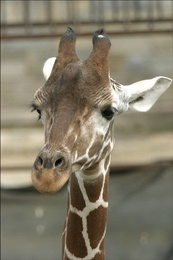
%> input picture giraffe1/giraffe1.jpg, 173 x 260 px, shrunk from 300 x 450 before the run; its folder holds only this picture in this run
$ octave Demo_W2RPCA.m   (GNU Octave 9; MATLAB toolbox functions it lacks are replaced by stand-ins)
%> lines starting %> are read from the running program, lines starting %| are printed output that depends on the picture
### csnr.m
function s=csnr(A,B,row,col) %合成图，原图，0，0

[n,m,ch]=size(A);

if ch==1
   e=A-B;
   e=e(row+1:n-row,col+1:m-col);
   me=mean(mean(e.^2));
   s=10*log10(255^2/me);
else
   e=A-B;
   e=e(row+1:n-row,col+1:m-col,:);
   e1=e(:,:,1);e2=e(:,:,2);e3=e(:,:,3);
   me1=mean(mean(e1.^2));
   me2=mean(mean(e2.^2));
   me3=mean(mean(e3.^2));
   mse=(me1+me2+me3)/3;
   s  = 10*log10(255^2/mse);
%    s(1)=10*log10(255^2/me1);
%    s(2)=10*log10(255^2/me2);
%    s(3)=10*log10(255^2/me3);
end


return;

### cal_ssim.m
function ssim  =  cal_ssim( im1, im2, b_row, b_col ) %合成图，原图，0，0

[h w ch]  =  size( im1 );
ssim  = 0;
if ch==1
    ssim   = ssim_index( im1(b_row+1:h-b_row, b_col+1:w-b_col), im2( b_row+1:h-b_row, b_col+1:w-b_col) );
else
    for i = 1:ch
        ssim   = ssim + ssim_index( im1(b_row+1:h-b_row, b_col+1:w-b_col, i), im2( b_row+1:h-b_row, b_col+1:w-b_col, i) );
    end
    ssim   =  ssim/3;
end
return;


function [mssim, ssim_map] = ssim_index(img1, img2, K, window, L)

%========================================================================
%SSIM Index, Version 1.0
%Copyright(c) 2003 Zhou Wang
%All Rights Reserved.
%
%The author was with Howard Hughes Medical Institute, and Laboratory
%for Computational Vision at Center for Neural Science and Courant
%Institute of Mathematical Sciences, New York University, USA. He is
%currently with Department of Electrical and Computer Engineering,
%University of Waterloo, Canada.
%
%----------------------------------------------------------------------
%Permission to use, copy, or modify this software and its documentation
%for educational and research purposes only and without fee is hereby
%granted, provided that this copyright notice and the original authors'
%names appear on all copies and supporting documentation. This program
%shall not be used, rewritten, or adapted as the basis of a commercial
%software or hardware product without first obtaining permission of the
%authors. The authors make no representations about the suitability of
%this software for any purpose. It is provided "as is" without express
%or implied warranty.
%----------------------------------------------------------------------
%
%This is an implementation of the algorithm for calculating the
%Structural SIMilarity (SSIM) index between two images. Please refer
%to the following paper:
%
%Z. Wang, A. C. Bovik, H. R. Sheikh, and E. P. Simoncelli, "Image
%quality assessment: From error measurement to structural similarity"
%IEEE Transactios on Image Processing, vol. 13, no. 4, Apr. 2004.
%
%Kindly report any suggestions or corrections to zhouwang@ieee.org
%
%----------------------------------------------------------------------
%
%Input : (1) img1: the first image being compared
%        (2) img2: the second image being compared
%        (3) K: constants in the SSIM index formula (see the above
%            reference). defualt value: K = [0.01 0.03]
%        (4) window: local window for statistics (see the above
%            reference). default widnow is Gaussian given by
%            window = fspecial('gaussian', 11, 1.5);
%        (5) L: dynamic range of the images. default: L = 255
%
%Output: (1) mssim: the mean SSIM index value between 2 images.
%            If one of the images being compared is regarded as
%            perfect quality, then mssim can be considered as the
%            quality measure of the other image.
%            If img1 = img2, then mssim = 1.
%        (2) ssim_map: the SSIM index map of the test image. The map
%            has a smaller size than the input images. The actual size:
%            size(img1) - size(window) + 1.
%
%Default Usage:
%   Given 2 test images img1 and img2, whose dynamic range is 0-255
%
%   [mssim ssim_map] = ssim_index(img1, img2);
%
%Advanced Usage:
%   User defined parameters. For example
%
%   K = [0.05 0.05];
%   window = ones(8);
%   L = 100;
%   [mssim ssim_map] = ssim_index(img1, img2, K, window, L);
%
%See the results:
%
%   mssim                        %Gives the mssim value
%   imshow(max(0, ssim_map).^4)  %Shows the SSIM index map
%
%========================================================================


if (nargin < 2 | nargin > 5)
   mssim = -Inf;
   ssim_map = -Inf;
   return;
end

if (size(img1) ~= size(img2))
   mssim = -Inf;
   ssim_map = -Inf;
   return;
end

[M N] = size(img1);

if (nargin == 2)
   if ((M < 11) | (N < 11))
	   mssim = -Inf;
	   ssim_map = -Inf;
      return
   end
   window = fspecial('gaussian', 11, 1.5);	%
   K(1) = 0.01;								      % default settings
   K(2) = 0.03;								      %
   L = 255;                                  %
end

if (nargin == 3)
   if ((M < 11) | (N < 11))
	   mssim = -Inf;
	   ssim_map = -Inf;
      return
   end
   window = fspecial('gaussian', 11, 1.5);
   L = 255;
   if (length(K) == 2)
      if (K(1) < 0 | K(2) < 0)
		   mssim = -Inf;
   		ssim_map = -Inf;
	   	return;
      end
   else
	   mssim = -Inf;
   	ssim_map = -Inf;
	   return;
   end
end

if (nargin == 4)
   [H W] = size(window);
   if ((H*W) < 4 | (H > M) | (W > N))
	   mssim = -Inf;
	   ssim_map = -Inf;
      return
   end
   L = 255;
   if (length(K) == 2)
      if (K(1) < 0 | K(2) < 0)
		   mssim = -Inf;
   		ssim_map = -Inf;
	   	return;
      end
   else
	   mssim = -Inf;
   	ssim_map = -Inf;
	   return;
   end
end

if (nargin == 5)
   [H W] = size(window);
   if ((H*W) < 4 | (H > M) | (W > N))
	   mssim = -Inf;
	   ssim_map = -Inf;
      return
   end
   if (length(K) == 2)
      if (K(1) < 0 | K(2) < 0)
		   mssim = -Inf;
   		ssim_map = -Inf;
	   	return;
      end
   else
	   mssim = -Inf;
   	ssim_map = -Inf;
	   return;
   end
end

C1 = (K(1)*L)^2;
C2 = (K(2)*L)^2;
window = window/sum(sum(window));
img1 = double(img1);
img2 = double(img2);

mu1   = filter2(window, img1, 'valid');
mu2   = filter2(window, img2, 'valid');
mu1_sq = mu1.*mu1;
mu2_sq = mu2.*mu2;
mu1_mu2 = mu1.*mu2;
sigma1_sq = filter2(window, img1.*img1, 'valid') - mu1_sq;
sigma2_sq = filter2(window, img2.*img2, 'valid') - mu2_sq;
sigma12 = filter2(window, img1.*img2, 'valid') - mu1_mu2;

if (C1 > 0 & C2 > 0)
   ssim_map = ((2*mu1_mu2 + C1).*(2*sigma12 + C2))./((mu1_sq + mu2_sq + C1).*(sigma1_sq + sigma2_sq + C2));
else
   numerator1 = 2*mu1_mu2 + C1;
   numerator2 = 2*sigma12 + C2;
	denominator1 = mu1_sq + mu2_sq + C1;
   denominator2 = sigma1_sq + sigma2_sq + C2;
   ssim_map = ones(size(mu1));
   index = (denominator1.*denominator2 > 0);
   ssim_map(index) = (numerator1(index).*numerator2(index))./(denominator1(index).*denominator2(index));
   index = (denominator1 ~= 0) & (denominator2 == 0);
   ssim_map(index) = numerator1(index)./denominator1(index);
end

mssim = mean2(ssim_map);

return

### W2RPCA_Denoising.m
function [rI, Par]   =  W2RPCA_Denoising( nI, I, Par )
rI           = nI;   % Estimated Image
[h, w, ch]  = size(rI);
Par.h = h;
Par.w = w;
Par.ch = ch;
Par = SearchNeighborIndex( Par );
% noisy image to patch
NoiPat =	Image2Patch( nI, Par );
Par.TolN = size(NoiPat, 2);
Sigma_arrCh = zeros(Par.ch, Par.TolN);
for iter = 1 : Par.Iter
    Par.iter = iter;
    % iterative regularization
    rI =	rI + Par.delta * (nI - rI);
    % image to patch
    CurPat =	Image2Patch( rI, Par );
    % estimate local noise variance
    for c = 1:Par.ch
        if(iter == 1)
            TempSigma_arrCh = sqrt(max(0, repmat(Par.nSig0(c)^2, 1, size(CurPat, 2)) - mean((NoiPat((c-1)*Par.ps2+1:c*Par.ps2, :) - CurPat((c-1)*Par.ps2+1:c*Par.ps2, :)).^2)));  % mean,姣忎釜棰滆壊閫氶亾绐楀彛鍚勫垪鐨勫潎鍊?
            %             TempSigma_arrCh = sqrt(abs(repmat(Par.nSig0(c)^2, 1, size(CurPat, 2)) - mean((NoiPat((c-1)*Par.ps2+1:c*Par.ps2, :) - CurPat((c-1)*Par.ps2+1:c*Par.ps2, :)).^2)));
        else
            TempSigma_arrCh = Par.lambda*sqrt(max(0, repmat(Par.nSig0(c)^2, 1, size(CurPat, 2)) - mean((NoiPat((c-1)*Par.ps2+1:c*Par.ps2, :) - CurPat((c-1)*Par.ps2+1:c*Par.ps2, :)).^2)));
            %             TempSigma_arrCh = Par.lambda*sqrt(abs(repmat(Par.nSig0(c)^2, 1, size(CurPat, 2)) - mean((NoiPat((c-1)*Par.ps2+1:c*Par.ps2, :) - CurPat((c-1)*Par.ps2+1:c*Par.ps2, :)).^2)));
        end
        Sigma_arrCh((c-1)*Par.ps2+1:c*Par.ps2, :) = repmat(TempSigma_arrCh, [Par.ps2, 1]);
    end
    if (mod(iter-1, Par.Innerloop) == 0)%1,3,5
        Par.nlsp = Par.nlsp - 2;  % Lower Noise level, less NL patches
        NL_mat  =  Block_Matching(CurPat, Par);% Caculate Non-local similar patches for each
    end
    % Denoise
    [Y_hat, W_hat]  =  W2RPCA_Estimation( NL_mat, Sigma_arrCh, CurPat, Par );   % Estimate all the patches
    rI = PGs2Image(Y_hat, W_hat, Par);
    PSNR  = csnr( I, rI, 0, 0 );
    SSIM      =  cal_ssim( I, rI, 0, 0 );
    fprintf( 'Iter = %2.3f, PSNR = %2.4f, SSIM = %2.4f \n', iter, PSNR, SSIM );
    Par.PSNR(iter, Par.image)  =   PSNR;
    Par.SSIM(iter, Par.image)      =  SSIM;
end
return;

### SearchNeighborIndex.m
function  par  =  SearchNeighborIndex(par)
% This Function Precompute the all the patch indexes in the Searching window
% -NeighborIndex is the array of neighbor patch indexes for each keypatch
% -NumIndex is array of the effective neighbor patch numbers for each keypatch
% -SelfIndex is the index of keypatches in the total patch index array
par.maxr = par.h - par.ps + 1;
par.maxc = par.w - par.ps + 1;
r          =  1:par.step:par.maxr;
par.r          =  [r r(end) + 1:par.maxr];
c          =  1:par.step:par.maxc;
par.c          =  [c c(end) + 1:par.maxc];
par.lenr = length(par.r);
par.lenc = length(par.c);
par.ps2 = par.ps^2;
par.ps2ch = par.ps2 * par.ch;
% Total number of patches in the test image
par.maxrc = par.maxr * par.maxc;%max （if step =1 ）
% Total number of seed patches being processed
par.lenrc = par.lenr * par.lenc;
% index of each patch in image
par.Index     =   (1:par.maxrc);
par.Index    =   reshape(par.Index, par.maxr, par.maxc);
% preset variables for all the patch indexes in the Searching window
par.NeighborIndex    =   int32(zeros(4 * par.win^2, par.lenrc));
par.NumIndex        =   int32(zeros(1, par.lenrc));
par.SelfIndex   =   int32(zeros(1, par.lenrc));

for  i  =  1 : par.lenr
    for  j  =  1 : par.lenc
        row = par.r(i);
        col = par.c(j);
        off = (col-1) * par.maxr + row;
        off1 = (j-1) * par.lenr + i;

        % the range indexes of the window for searching the similar patches
        rmin    =   max( row - par.win, 1 );
        rmax    =   min( row + par.win, par.maxr );
        cmin    =   max( col - par.win, 1 );
        cmax    =   min( col + par.win, par.maxc );

        idx     =   par.Index(rmin:rmax, cmin:cmax);
        idx     =   idx(:);

        par.NumIndex(off1)  =  length(idx);
        par.NeighborIndex(1:par.NumIndex(off1), off1)  =  idx;
        par.SelfIndex(off1) = off;
    end
end

### Image2Patch.m
function       X = Image2Patch( im_out, par )
% record the non-local patch set and the index of each patch in
% of seed patches in image
im_out         =  single(im_out);
X          =  zeros(par.ps2ch, par.maxrc, 'double');
k    =  0;
for l = 1:par.ch
    for i = 1:par.ps
        for j = 1:par.ps
            k    =  k+1;
            blk  = im_out(i:end-par.ps+i,j:end-par.ps+j, l);
            X(k,:) = blk(:)';
        end
    end
end

### Block_Matching.m
function       blk_arr = Block_Matching( X, par)
% record the indexs of patches similar to the seed patch
blk_arr   =  zeros(par.nlsp, par.lenrc, 'single');
for  i  =  1 : par.lenrc
    seed = X(:, par.SelfIndex(i));
    neighbor = X(:, par.NeighborIndex(1:par.NumIndex(i), i));
    dis = sum(bsxfun(@minus, neighbor, seed).^2, 1);
    [~,ind]   =  sort(dis);
    indc        =  par.NeighborIndex( ind( 1:par.nlsp ), i );
%     indc(indc == par.SelfIndex(i)) = indc(1); % added on 08/01/2017
%     indc(1) = par.SelfIndex(i); % to make sure the first one of indc equals to off
    blk_arr(:, i) = indc;
end

### Demo_W2RPCA.m

clear;
clc;

%======================giraffe1=======================
Original_image_dir  =    'giraffe1/';
Noisy_image_dir='noisy20-40-30/';
fpath = fullfile(Original_image_dir, '*.jpg');
im_dir  = dir(fpath);
im_num = length(im_dir);
nSig = [20 40 30];
Par.nSig = nSig;				%noise level

% parameters for denoising
Par.win          =   20;                                   % Non-local patch searching window
Par.Innerloop    =   1;                            % InnerLoop Num of between re-blockmatching
Par.ps           =   6;                           % Patch size
Par.step         =   1;                             % The step between neighbor patches
Par.Iter         =   6;
Par.display = true;

% this parameter is not finally determined yet
Par.lambda = 1.25;
% iterative regularization parameter
Par.delta = 0.0001;

% record all the results in each iteration
Par.PSNR = zeros(Par.Iter, im_num, 'single');
Par.SSIM = zeros(Par.Iter, im_num, 'single');

for i = 1:im_num
    Par.image = i;
    Par.nSig0 = nSig;
    Par.nlsp = 50;   % Initial Non-local Patch number
    Par.I = double( imread(fullfile(Original_image_dir, im_dir(i).name)) );
    [h, w, ch] = size(Par.I);
%> h = 260; w = 173; ch = 3
	Par.nim = double(imread(fullfile(Noisy_image_dir, im_dir(i).name)));

    fprintf('%s :\n',im_dir(i).name);
    PSNR = csnr( Par.nim, Par.I, 0, 0 );
%> in csnr, `[n,m,ch]=size(A);`: n = 260; m = 173; ch = 3
%> in csnr, `e=A-B;`: e: size 260x173x3 double; every value is 0
%> in csnr, `e1=e(:,:,1)`: e1: size 260x173 double; every value is 0
%> in csnr, `me1=mean(mean(e1.^2));`: me1 = 0
%> in csnr, `s  = 10*log10(255^2/mse);`: s = Inf
%> PSNR = Inf
    SSIM = cal_ssim( Par.nim, Par.I, 0, 0 );
%> in cal_ssim, `[h w ch]  =  size( im1 );`: h = 260; w = 173
%> the loop in cal_ssim, `for i = 1:ch` made 3 passes
%> pass 1, in ssim_index, `img1 = double(img1);`:
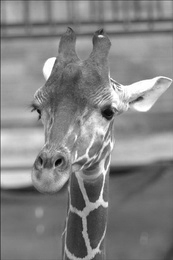
%> img1: size 260x173 double; min 5, max 255, mean 131.7
%> pass 1, in ssim_index, `mu1   = filter2(window, img1, 'valid');`:
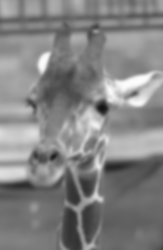
%> mu1: size 250x163 double; min 18.78, max 253.3, mean 131.9
%> pass 1, in ssim_index, `mu1_sq = mu1.*mu1;`:
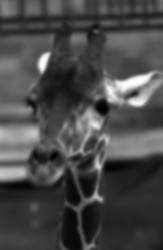
%> mu1_sq: size 250x163 double; min 352.7, max 64171.8, mean 18796.3; drawn with min black and max white
%> pass 1, in ssim_index, `sigma1_sq = filter2(window, img1.*img1, 'valid') - mu1_sq;`:
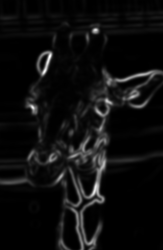
%> sigma1_sq: size 250x163 double; min 0.247, max 4787.9, mean 272.4; drawn with min black and max white
%> in cal_ssim, `ssim   =  ssim/3;`: ssim = 1
%> SSIM = 1
    fprintf(' initial: PSNR = %2.4f, SSIM = %2.4f \n', PSNR,SSIM);
%|  initial: PSNR = Inf, SSIM = 1.0000

    [im_out, Par] = W2RPCA_Denoising( Par.nim, Par.I, Par );
%> in SearchNeighborIndex, `par.maxr = par.h - par.ps + 1;`: par.maxr = 255
%> in SearchNeighborIndex, `par.maxc = par.w - par.ps + 1;`: par.maxc = 168
%> in SearchNeighborIndex, `r          =  1:par.step:par.maxr;`: r = 255 values from 1 to 255
%> in SearchNeighborIndex, `c          =  1:par.step:par.maxc;`: c = 168 values from 1 to 168
%> in SearchNeighborIndex, `par.lenr = length(par.r);`: par.lenr = 255
%> in SearchNeighborIndex, `par.lenc = length(par.c);`: par.lenc = 168
%> in SearchNeighborIndex, `par.ps2 = par.ps^2;`: par.ps2 = 36
%> in SearchNeighborIndex, `par.ps2ch = par.ps2 * par.ch;`: par.ps2ch = 108
%> in SearchNeighborIndex, `par.maxrc = par.maxr * par.maxc;`: par.maxrc = 42840
%> in SearchNeighborIndex, `par.Index    =   reshape(par.Index, par.maxr, par.maxc);`:
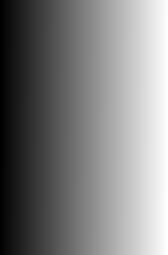
%> par.Index: size 255x168 double; min 1, max 42840, mean 21420.5; drawn with min black and max white
%> after the loop in SearchNeighborIndex, `for  i  =  1 : par.lenr`: par = {nSig [20 40 30], win 20, Innerloop 1, ps 6, step 1, Iter 6}
%> in W2RPCA_Denoising, `Par = SearchNeighborIndex( Par );`: Par has the same summary as par in SearchNeighborIndex
%> the loop in Image2Patch, `for l = 1:par.ch` made 3 passes
%> after the loop in Image2Patch, `for l = 1:par.ch`: k = 108
%> in W2RPCA_Denoising, `Par.TolN = size(NoiPat, 2);`: Par.TolN = 42840
%> (the run ends here)
